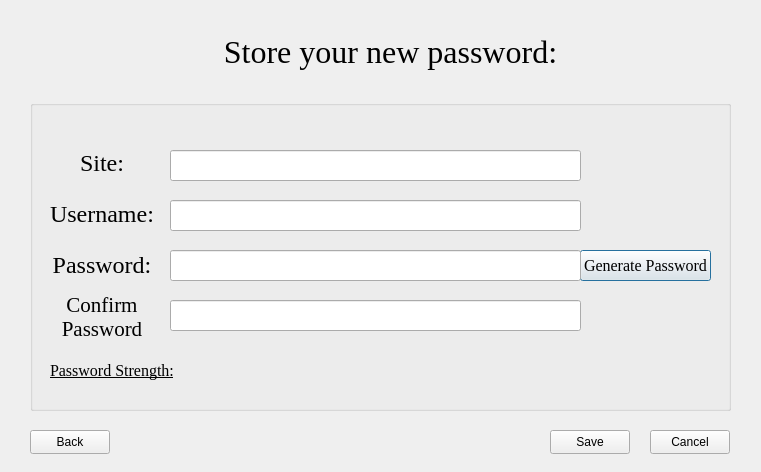
<?xml version="1.0" encoding="UTF-8"?>
<ui version="4.0">
 <class>newpass</class>
 <widget class="QDialog" name="newpass">
  <property name="geometry">
   <rect>
    <x>0</x>
    <y>0</y>
    <width>761</width>
    <height>472</height>
   </rect>
  </property>
  <property name="windowTitle">
   <string>Dialog</string>
  </property>
  <widget class="QWidget" name="layoutWidget_2">
   <property name="geometry">
    <rect>
     <x>210</x>
     <y>10</y>
     <width>361</width>
     <height>84</height>
    </rect>
   </property>
   <layout class="QVBoxLayout" name="verticalLayout">
    <item>
     <widget class="QLabel" name="Lable">
      <property name="font">
       <font>
        <family>Times New Roman</family>
        <pointsize>24</pointsize>
       </font>
      </property>
      <property name="text">
       <string>Store your new password:</string>
      </property>
      <property name="alignment">
       <set>Qt::AlignCenter</set>
      </property>
     </widget>
    </item>
   </layout>
  </widget>
  <widget class="QGroupBox" name="groupBox">
   <property name="enabled">
    <bool>true</bool>
   </property>
   <property name="geometry">
    <rect>
     <x>30</x>
     <y>100</y>
     <width>701</width>
     <height>311</height>
    </rect>
   </property>
   <property name="title">
    <string/>
   </property>
   <widget class="QWidget" name="layoutWidget">
    <property name="geometry">
     <rect>
      <x>20</x>
      <y>40</y>
      <width>104</width>
      <height>201</height>
     </rect>
    </property>
    <layout class="QVBoxLayout" name="labels">
     <item>
      <widget class="QLabel" name="label">
       <property name="enabled">
        <bool>true</bool>
       </property>
       <property name="font">
        <font>
         <family>Times New Roman</family>
         <pointsize>18</pointsize>
        </font>
       </property>
       <property name="text">
        <string>Site:</string>
       </property>
       <property name="alignment">
        <set>Qt::AlignCenter</set>
       </property>
      </widget>
     </item>
     <item>
      <widget class="QLabel" name="label_2">
       <property name="enabled">
        <bool>true</bool>
       </property>
       <property name="font">
        <font>
         <family>Times New Roman</family>
         <pointsize>18</pointsize>
        </font>
       </property>
       <property name="text">
        <string>Username:</string>
       </property>
       <property name="alignment">
        <set>Qt::AlignCenter</set>
       </property>
      </widget>
     </item>
     <item>
      <widget class="QLabel" name="label_3">
       <property name="enabled">
        <bool>true</bool>
       </property>
       <property name="font">
        <font>
         <family>Times New Roman</family>
         <pointsize>18</pointsize>
        </font>
       </property>
       <property name="text">
        <string>Password:</string>
       </property>
       <property name="alignment">
        <set>Qt::AlignCenter</set>
       </property>
      </widget>
     </item>
     <item>
      <widget class="QLabel" name="label_4">
       <property name="enabled">
        <bool>true</bool>
       </property>
       <property name="font">
        <font>
         <family>Times New Roman</family>
         <pointsize>20</pointsize>
        </font>
       </property>
       <property name="text">
        <string>&lt;html&gt;&lt;head/&gt;&lt;body&gt;&lt;p align=&quot;center&quot;&gt;&lt;span style=&quot; font-size:16pt;&quot;&gt;Confirm &lt;br/&gt;Password&lt;/span&gt;&lt;/p&gt;&lt;/body&gt;&lt;/html&gt;</string>
       </property>
       <property name="alignment">
        <set>Qt::AlignCenter</set>
       </property>
      </widget>
     </item>
    </layout>
   </widget>
   <widget class="QLabel" name="passStrength">
    <property name="geometry">
     <rect>
      <x>20</x>
      <y>260</y>
      <width>161</width>
      <height>21</height>
     </rect>
    </property>
    <property name="font">
     <font>
      <family>Times New Roman</family>
      <pointsize>12</pointsize>
      <bold>false</bold>
      <underline>true</underline>
     </font>
    </property>
    <property name="text">
     <string>Password Strength:</string>
    </property>
   </widget>
   <widget class="QPushButton" name="generatePW">
    <property name="enabled">
     <bool>true</bool>
    </property>
    <property name="geometry">
     <rect>
      <x>550</x>
      <y>150</y>
      <width>131</width>
      <height>31</height>
     </rect>
    </property>
    <property name="font">
     <font>
      <family>Times New Roman</family>
      <pointsize>12</pointsize>
     </font>
    </property>
    <property name="cursor">
     <cursorShape>ClosedHandCursor</cursorShape>
    </property>
    <property name="text">
     <string>Generate Password</string>
    </property>
    <property name="checkable">
     <bool>false</bool>
    </property>
    <property name="checked">
     <bool>false</bool>
    </property>
    <property name="autoDefault">
     <bool>true</bool>
    </property>
    <property name="default">
     <bool>false</bool>
    </property>
    <property name="flat">
     <bool>false</bool>
    </property>
   </widget>
   <widget class="QLineEdit" name="pass">
    <property name="geometry">
     <rect>
      <x>140</x>
      <y>150</y>
      <width>411</width>
      <height>31</height>
     </rect>
    </property>
    <property name="sizePolicy">
     <sizepolicy hsizetype="Ignored" vsizetype="Fixed">
      <horstretch>0</horstretch>
      <verstretch>0</verstretch>
     </sizepolicy>
    </property>
    <property name="font">
     <font>
      <pointsize>12</pointsize>
     </font>
    </property>
    <property name="echoMode">
     <enum>QLineEdit::Password</enum>
    </property>
   </widget>
   <widget class="QLineEdit" name="passConf">
    <property name="geometry">
     <rect>
      <x>140</x>
      <y>200</y>
      <width>411</width>
      <height>31</height>
     </rect>
    </property>
    <property name="font">
     <font>
      <pointsize>12</pointsize>
     </font>
    </property>
    <property name="echoMode">
     <enum>QLineEdit::Password</enum>
    </property>
   </widget>
   <widget class="QLineEdit" name="site">
    <property name="geometry">
     <rect>
      <x>140</x>
      <y>50</y>
      <width>411</width>
      <height>31</height>
     </rect>
    </property>
    <property name="font">
     <font>
      <pointsize>12</pointsize>
     </font>
    </property>
    <property name="echoMode">
     <enum>QLineEdit::Normal</enum>
    </property>
   </widget>
   <widget class="QLineEdit" name="username">
    <property name="geometry">
     <rect>
      <x>140</x>
      <y>100</y>
      <width>411</width>
      <height>31</height>
     </rect>
    </property>
    <property name="baseSize">
     <size>
      <width>20</width>
      <height>20</height>
     </size>
    </property>
    <property name="font">
     <font>
      <pointsize>12</pointsize>
     </font>
    </property>
   </widget>
   <widget class="QLabel" name="strengthDisplay">
    <property name="geometry">
     <rect>
      <x>150</x>
      <y>250</y>
      <width>501</width>
      <height>31</height>
     </rect>
    </property>
    <property name="font">
     <font>
      <family>Times New Roman</family>
      <pointsize>14</pointsize>
     </font>
    </property>
    <property name="text">
     <string/>
    </property>
    <property name="textFormat">
     <enum>Qt::RichText</enum>
    </property>
   </widget>
  </widget>
  <widget class="QPushButton" name="savepw">
   <property name="geometry">
    <rect>
     <x>550</x>
     <y>430</y>
     <width>80</width>
     <height>24</height>
    </rect>
   </property>
   <property name="text">
    <string>Save</string>
   </property>
  </widget>
  <widget class="QPushButton" name="cancel">
   <property name="geometry">
    <rect>
     <x>650</x>
     <y>430</y>
     <width>80</width>
     <height>24</height>
    </rect>
   </property>
   <property name="text">
    <string>Cancel</string>
   </property>
  </widget>
  <widget class="QLabel" name="label_5">
   <property name="geometry">
    <rect>
     <x>580</x>
     <y>20</y>
     <width>101</width>
     <height>71</height>
    </rect>
   </property>
   <property name="text">
    <string/>
   </property>
   <property name="pixmap">
    <pixmap>password.png</pixmap>
   </property>
   <property name="scaledContents">
    <bool>true</bool>
   </property>
  </widget>
  <widget class="QPushButton" name="savepw_2">
   <property name="geometry">
    <rect>
     <x>30</x>
     <y>430</y>
     <width>80</width>
     <height>24</height>
    </rect>
   </property>
   <property name="text">
    <string>Back</string>
   </property>
  </widget>
 </widget>
 <resources/>
 <connections/>
</ui>
